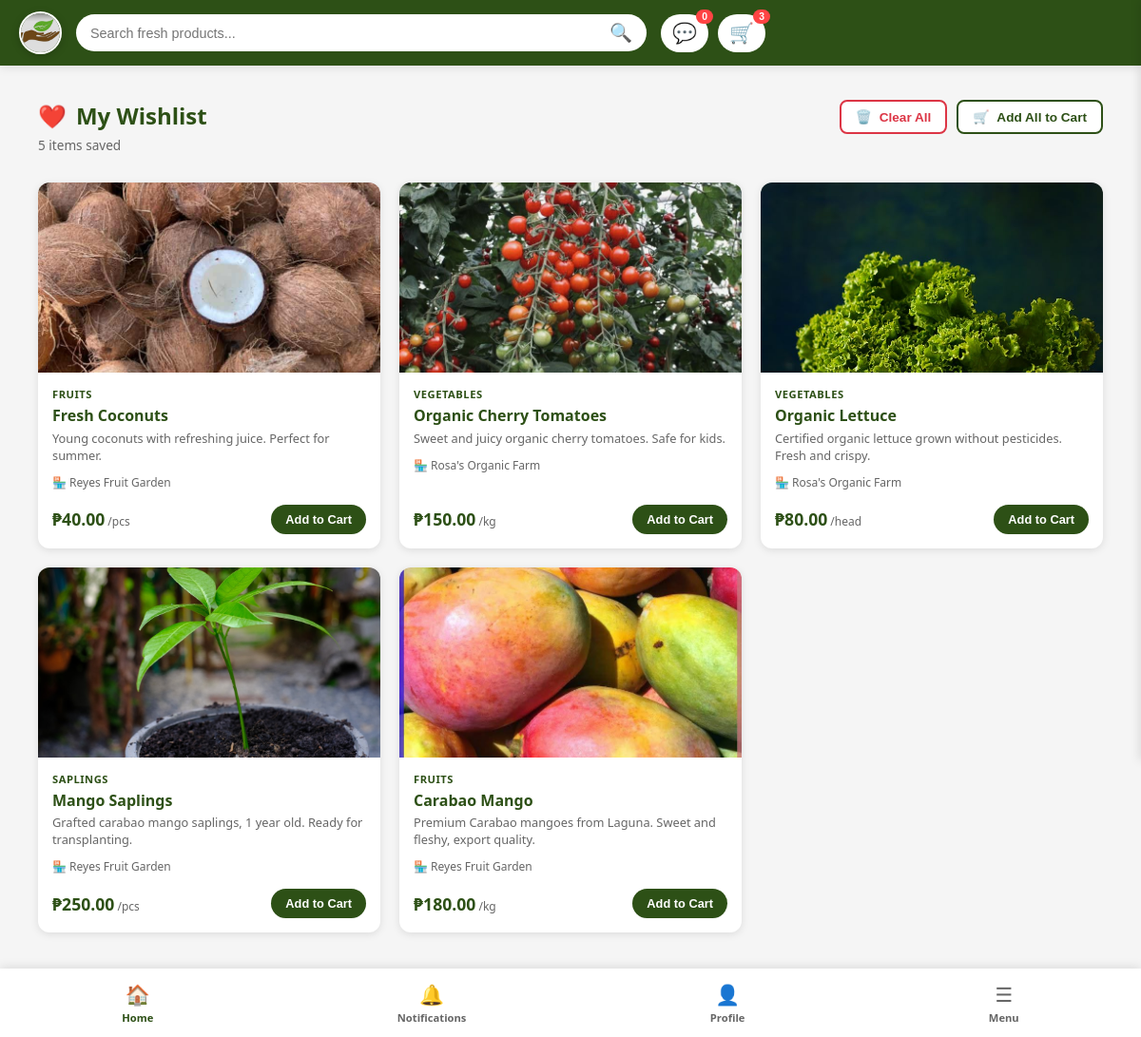
Page /public/marketplace/wishlist (signed in) on the earlier database version.
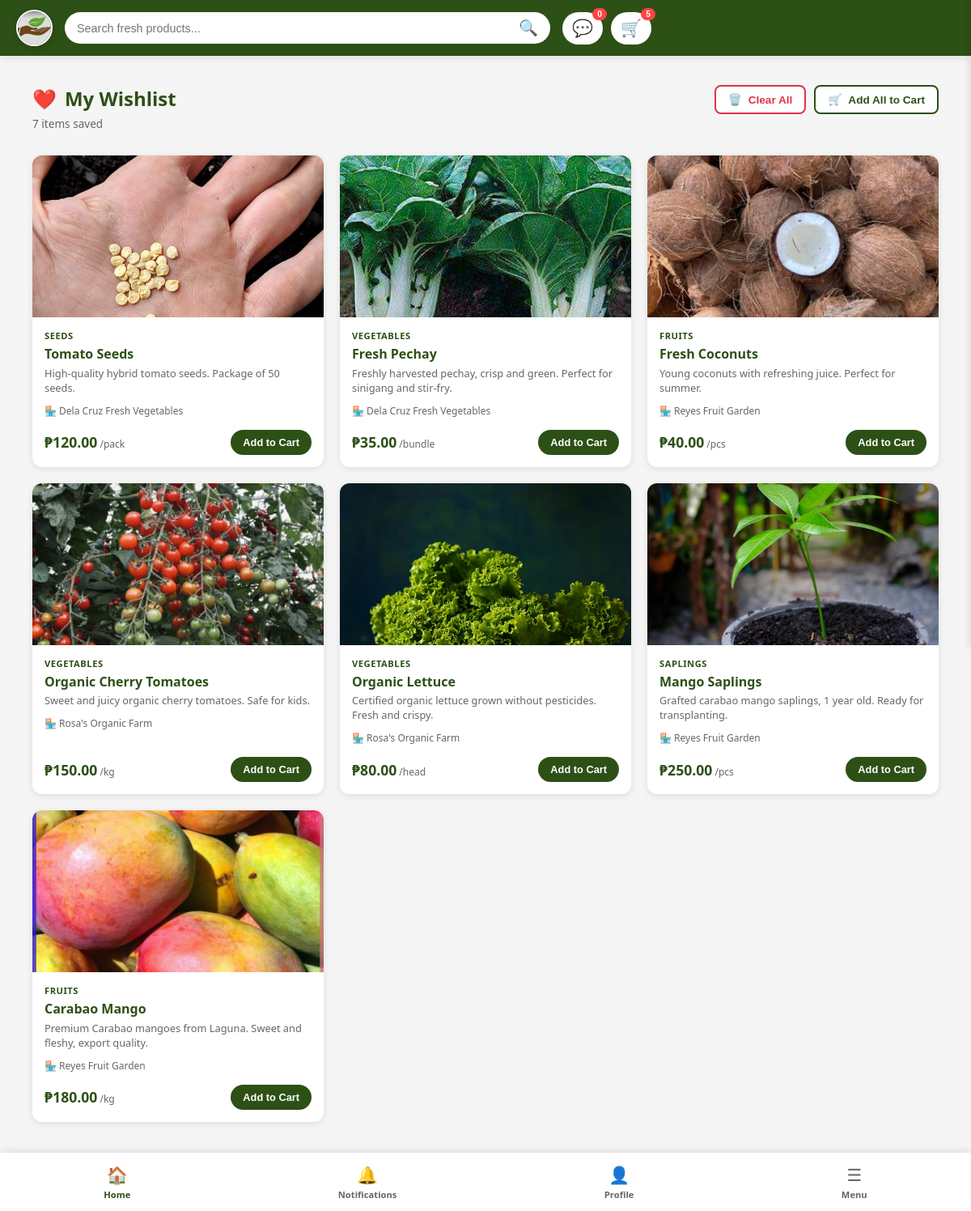
Same page on the later database version.
### tables this page shows
CREATE TABLE `wishlist` (
  `wishlistID` int(11) NOT NULL,
  `buyerID` int(11) NOT NULL,
  `productID` int(11) NOT NULL,
  `added_at` timestamp NOT NULL DEFAULT current_timestamp()
);

CREATE TABLE `product_images` (
  `imageID` int(11) NOT NULL,
  `productID` int(11) NOT NULL,
  `image_path` varchar(500) NOT NULL,
  `is_main` tinyint(1) DEFAULT 0,
  `image_order` tinyint(1) DEFAULT 1,
  `file_size_kb` int(11) DEFAULT NULL,
  `uploaded_at` timestamp NOT NULL DEFAULT current_timestamp()
);

CREATE TABLE `categories` (
  `categoryID` int(11) NOT NULL,
  `category` varchar(100) NOT NULL,
  `image_url` varchar(500) DEFAULT NULL
);

CREATE TABLE `products` (
  `productID` int(11) NOT NULL,
  `shopID` int(11) DEFAULT NULL,
  `sellerID` int(11) NOT NULL,
  `categoryID` int(11) NOT NULL,
  `product_name` varchar(100) NOT NULL,
  `description` text DEFAULT NULL,
  `price` decimal(10,2) NOT NULL,
  `stock_quantity` int(11) NOT NULL DEFAULT 0,
  `reserved_quantity` int(11) DEFAULT 0,
  `low_stock_threshold` int(11) DEFAULT 5,
  `unit` varchar(50) DEFAULT NULL,
  `is_available` tinyint(1) DEFAULT 1,
  `created_at` timestamp NOT NULL DEFAULT current_timestamp(),
  `updated_at` timestamp NOT NULL DEFAULT current_timestamp() ON UPDATE current_timestamp()
);

CREATE TABLE `shops` (
  `shopID` int(11) NOT NULL,
  `sellerID` int(11) NOT NULL,
  `shop_name` varchar(255) NOT NULL,
  `shop_slug` varchar(255) NOT NULL,
  `shop_description` text DEFAULT NULL,
  `shop_logo` varchar(500) DEFAULT NULL,
  `shop_banner` varchar(500) DEFAULT NULL,
  `farm_location` text DEFAULT NULL,
  `business_hours` varchar(255) DEFAULT NULL,
  `contact_number` varchar(20) DEFAULT NULL,
  `rating` decimal(3,2) DEFAULT 0.00,
  `total_products` int(11) DEFAULT 0,
  `total_orders` int(11) DEFAULT 0,
  `total_reviews` int(11) DEFAULT 0,
  `balance` decimal(10,2) DEFAULT 0.00,
  `total_earned` decimal(10,2) DEFAULT 0.00,
  `total_withdrawn` decimal(10,2) DEFAULT 0.00,
  `atm_card_number` varchar(50) DEFAULT NULL,
  `atm_card_issued_at` timestamp NULL DEFAULT NULL,
  `is_verified` tinyint(1) DEFAULT 0,
  `is_active` tinyint(1) DEFAULT 1,
  `created_at` timestamp NOT NULL DEFAULT current_timestamp(),
  `updated_at` timestamp NOT NULL DEFAULT current_timestamp() ON UPDATE current_timestamp()
);

### app/views/profile/buyer/wishlists.php (the view, shortened to what the rows shown need)
<?php
$userId = $_SESSION['user_id'];
$db = new Database();
$conn = $db->connect();
$sql = "
    SELECT
        w.wishlistID,
        w.productID,
        w.added_at,
        p.product_name,
        p.description,
        p.price,
        p.unit,
        p.stock_quantity,
        p.reserved_quantity,
        p.is_available,
        p.shopID,
        c.category AS category_name,
        s.shop_name,
        s.shop_slug,
        pi.image_path AS primary_image
    FROM wishlist w
    INNER JOIN products p ON w.productID = p.productID
    INNER JOIN categories c ON p.categoryID = c.categoryID
    INNER JOIN shops s ON p.shopID = s.shopID
    LEFT JOIN product_images pi ON p.productID = pi.productID AND pi.is_main = 1
    WHERE w.buyerID = :buyerId
    ORDER BY w.added_at DESC
";
try {
    $stmt = $conn->prepare($sql);
    $stmt->bindParam(':buyerId', $userId, PDO::PARAM_INT);
    $stmt->execute();
    $wishlistItems = $stmt->fetchAll(PDO::FETCH_ASSOC);
} catch (PDOException $e) {
    error_log("Error fetching wishlist: " . $e->getMessage());
    $wishlistItems = [];
}
?>
<!DOCTYPE html>
<html lang="en">
<head>
    <link rel="stylesheet" href="<?php echo BASE_URL; ?>css/responsive.css">
    <link rel="stylesheet" href="<?php echo BASE_URL; ?>css/marketplace/marketplace.css">
    <link rel="stylesheet" href="<?php echo BASE_URL; ?>css/marketplace/wishlist.css">
</head>
<body>
    <main class="main-content">
        <div class="wishlist-container">
            <div class="wishlist-header">
                <div class="header-content">
                    <h1 class="page-title">
                        <span class="title-icon">❤️</span>
                        My Wishlist
                    </h1>
                </div>
            </div>
            <?php if (count($wishlistItems) > 0): ?>
                <div class="wishlist-grid" id="wishlistGrid">
                    <?php foreach ($wishlistItems as $item):
                        $availableStock = max(0, $item['stock_quantity'] - ($item['reserved_quantity'] ?? 0));
                        $isAvailable = $item['is_available'] && $availableStock > 0;
                        $imagePath = $item['primary_image'] ?? '';
                        if (!empty($imagePath)) {
                            $imagePath = BASE_URL . ltrim($imagePath, '/');
                        } else {
                            $imagePath = BASE_URL . 'images/placeholder.jpg';
                        }
                        $productUrl = BASE_URL . 'marketplace/product?id=' . (int)$item['productID'];
                    ?>
                        <div class="wishlist-card"
                            data-wishlist-id="<?php echo (int)$item['wishlistID']; ?>"
                            data-product-id="<?php echo (int)$item['productID']; ?>"
                            data-product-url="<?php echo htmlspecialchars($productUrl); ?>">
                            <div class="wishlist-image">
                                <img src="<?php echo htmlspecialchars($imagePath); ?>"
                                    alt="<?php echo htmlspecialchars($item['product_name']); ?>"
                                    loading="lazy"
                                    onerror="this.src='<?php echo BASE_URL; ?>images/placeholder.jpg'">
                            </div>
                            <div class="wishlist-info">
                                <div class="product-category">
                                    <?php echo htmlspecialchars($item['category_name']); ?>
                                </div>
                                <h3 class="wishlist-product-name">
                                    <?php echo htmlspecialchars($item['product_name']); ?>
                                </h3>
                                <p class="wishlist-description">
                                    <?php echo htmlspecialchars(substr($item['description'] ?? '', 0, 100)); ?>
                                </p>
                                <div class="wishlist-shop-info">
                                    🏪 <?php echo htmlspecialchars($item['shop_name']); ?>
                                </div>
                                <div class="wishlist-footer">
                                    <div class="price-section">
                                        <span class="wishlist-price">₱<?php echo number_format($item['price'], 2); ?></span>
                                        <span class="price-unit">/<?php echo htmlspecialchars($item['unit']); ?></span>
                                    </div>
                                    <?php if ($isAvailable): ?>
                                        <button class="wishlist-add-cart-btn"
                                            data-action="add-to-cart">
                                            Add to Cart
                                        </button>
                                    <?php else: ?>
                                        <button class="wishlist-add-cart-btn disabled" disabled>
                                            Unavailable
                                        </button>
                                    <?php endif; ?>
                                </div>
                            </div>
                        </div>
                    <?php endforeach; ?>
                </div>
            <?php endif; ?>
        </div>
    </main>
    <?php include BASE_PATH . '/app/views/marketplace/marketnav.php'; ?>
</body>
</html>

Differences in the rows shown:
added wishlist: product_images.image_path (picture), categories.category "SEEDS", productID.product_name "Tomato Seeds", productID.description "High-quality hybrid tomato seeds. Package of 50 seeds.", shops.shop_name "Dela Cruz Fresh Vegetables", productID.price "120.00", productID.unit "pack"
added wishlist: product_images.image_path (picture), categories.category "VEGETABLES", productID.product_name "Fresh Pechay", productID.description "Freshly harvested pechay, crisp and green. Perfect for sinigang and stir-fry.", shops.shop_name "Dela Cruz Fresh Vegetables", productID.price "35.00", productID.unit "bundle"
Other differences:
$cartCount: "3" → "5"
count($wishlistItems): "5" → "7"
